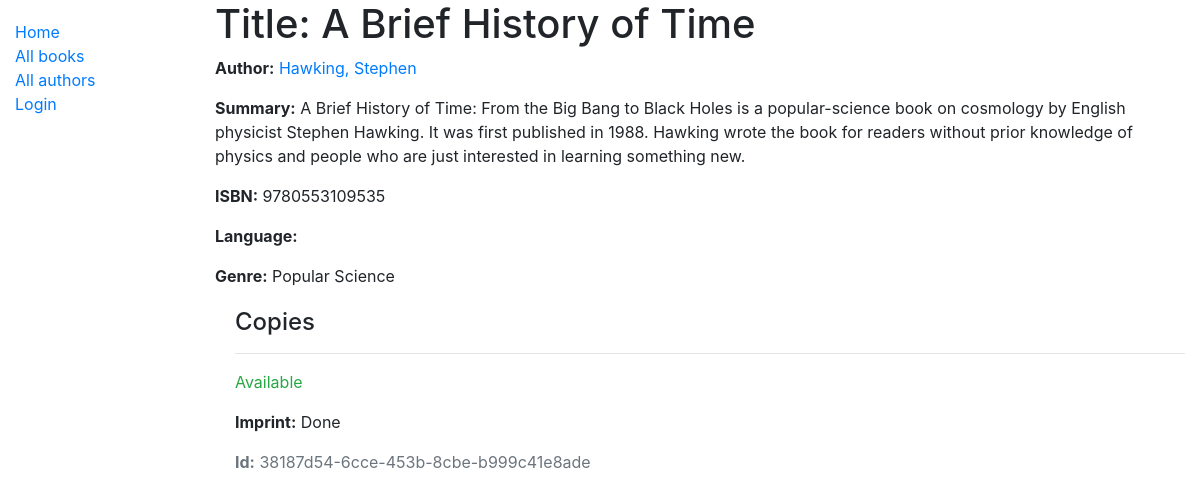
The page /catalog/book/1 on the database as committed earlier.
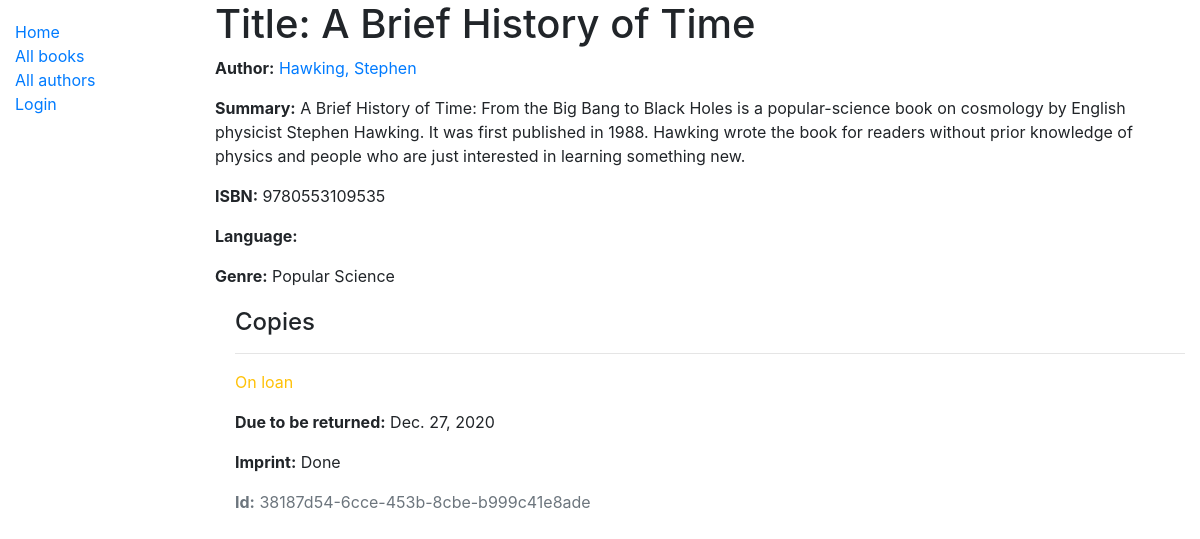
The same page on the database as committed later.
### catalog/models.py (models this page shows, shortened)
class Book(models.Model):
    title = models.CharField(max_length=200)
    author = models.ForeignKey('Author', on_delete=models.SET_NULL, null=True)
    summary = models.TextField(max_length=1000, help_text='Enter a brief description of the book')
    isbn = models.CharField('ISBN', max_length=13, unique=True,
                             help_text='13 Character <a href="https://www.isbn-international.org/content/what-isbn">ISBN number</a>')
    genre = models.ManyToManyField(Genre, help_text='Select a genre for this book')
    def display_genre(self):
        """Create a string for the Genre. This is required to display genre in Admin."""
        return ', '.join(genre.name for genre in self.genre.all()[:3])
    display_genre.short_description = 'Genre'

class Author(models.Model):
    first_name = models.CharField(max_length=100)
    last_name = models.CharField(max_length=100)
    date_of_birth = models.DateField(null=True, blank=True)
    date_of_death = models.DateField('Died', null=True, blank=True)
    class Meta:
        ordering = ['last_name', 'first_name']
    def __str__(self):
        return f'{self.last_name}, {self.first_name}'

class Genre(models.Model):
    name = models.CharField(max_length=200, help_text='Enter a book genre (e.g. Science Fiction)')
    def __str__(self):
        return self.name

class BookInstance(models.Model):
    id = models.UUIDField(primary_key=True, default=uuid.uuid4, help_text='Unique ID for this particular book across whole library')
    book = models.ForeignKey('Book', on_delete=models.SET_NULL, null=True)
    imprint = models.CharField(max_length=200)
    due_back = models.DateField(null=True, blank=True)
    borrower = models.ForeignKey(User, on_delete=models.SET_NULL, null=True, blank=True)
    LOAN_STATUS = (
        ('m', 'Maintenance'),
        ('o', 'On loan'),
        ('a', 'Available'),
        ('r', 'Reserved'),
    )
    status = models.CharField(
        max_length=1,
        choices=LOAN_STATUS,
        blank=True,
        default='m',
        help_text='Book availability',
    )
    class Meta:
        ordering = ['due_back']

### catalog/views.py (the view)
# urls.py: path('book/<int:pk>', views.BookDetailView.as_view(), name='book-detail'),
class BookDetailView(generic.DetailView):
    model = Book

### catalog/templates/catalog/book_detail.html
{% extends "base_generic.html" %}
{% block content %}
  <h1>Title: {{ book.title }}</h1>
  <p><strong>Author:</strong> <a href="">{{ book.author }}</a></p>
  <p><strong>Summary:</strong> {{ book.summary }}</p>
  <p><strong>ISBN:</strong> {{ book.isbn }}</p>
  <p><strong>Language:</strong> {{ book.language }}</p>
  <p><strong>Genre:</strong> {{ book.genre.all|join:", " }}</p>
  <div style="margin-left:20px;margin-top:20px">
    <h4>Copies</h4>
    {% for copy in book.bookinstance_set.all %}
      <hr>
      <p class="{% if copy.status == 'a' %}text-success{% elif copy.status == 'm' %}text-danger{% else %}text-warning{% endif %}">
        {{ copy.get_status_display }}
      </p>
      {% if copy.status != 'a' %}
        <p><strong>Due to be returned:</strong> {{ copy.due_back }}</p>
      {% endif %}
      <p><strong>Imprint:</strong> {{ copy.imprint }}</p>
      <p class="text-muted"><strong>Id:</strong> {{ copy.id }}</p>
    {% endfor %}
  </div>
{% endblock %}

### catalog/templates/base_generic.html (shortened to what this page needs)
<!DOCTYPE html>
<html lang="en">
<head>
  <link rel="stylesheet" href="https://cdn.jsdelivr.net/npm/bootstrap@4.5.3/dist/css/bootstrap.min.css">
  {% load static %}
  <link rel="stylesheet" href="{% static 'css/styles.css' %}">
</head>
<body>
  <div class="container-fluid">
    <div class="row">
      <div class="col-sm-2">
      {% block sidebar %}
        <ul class="sidebar-nav">
          <li><a href="{% url 'index' %}">Home</a></li>
          <li><a href="{% url 'books' %}">All books</a></li>
          <li><a href="">All authors</a></li>
          {% if user.is_authenticated %}
     <li>User: {{ user.get_username }}</li>
     <li><a href="{% url 'my-borrowed' %}">My Borrowed</a></li>
     <li><a href="{% url 'logout'%}?next={{request.path}}">Logout</a></li>
   {% else %}
     <li><a href="{% url 'login'%}?next={{request.path}}">Login</a></li>
   {% endif %}
        </ul>
     {% endblock %}
      </div>
      <div class="col-sm-10 ">{% block content %}{% endblock %}</div>
    </div>
  </div>
</body>
</html>

### catalog/static/css/styles.css (style rules this page uses)
.sidebar-nav { margin-top: 20px; padding: 0; list-style: none; }

Rows that differ between the two databases and show on the page:
changed BookInstance "Done": status "Available" → "On loan"; due_back (not shown) → "Dec. 27, 2020"
